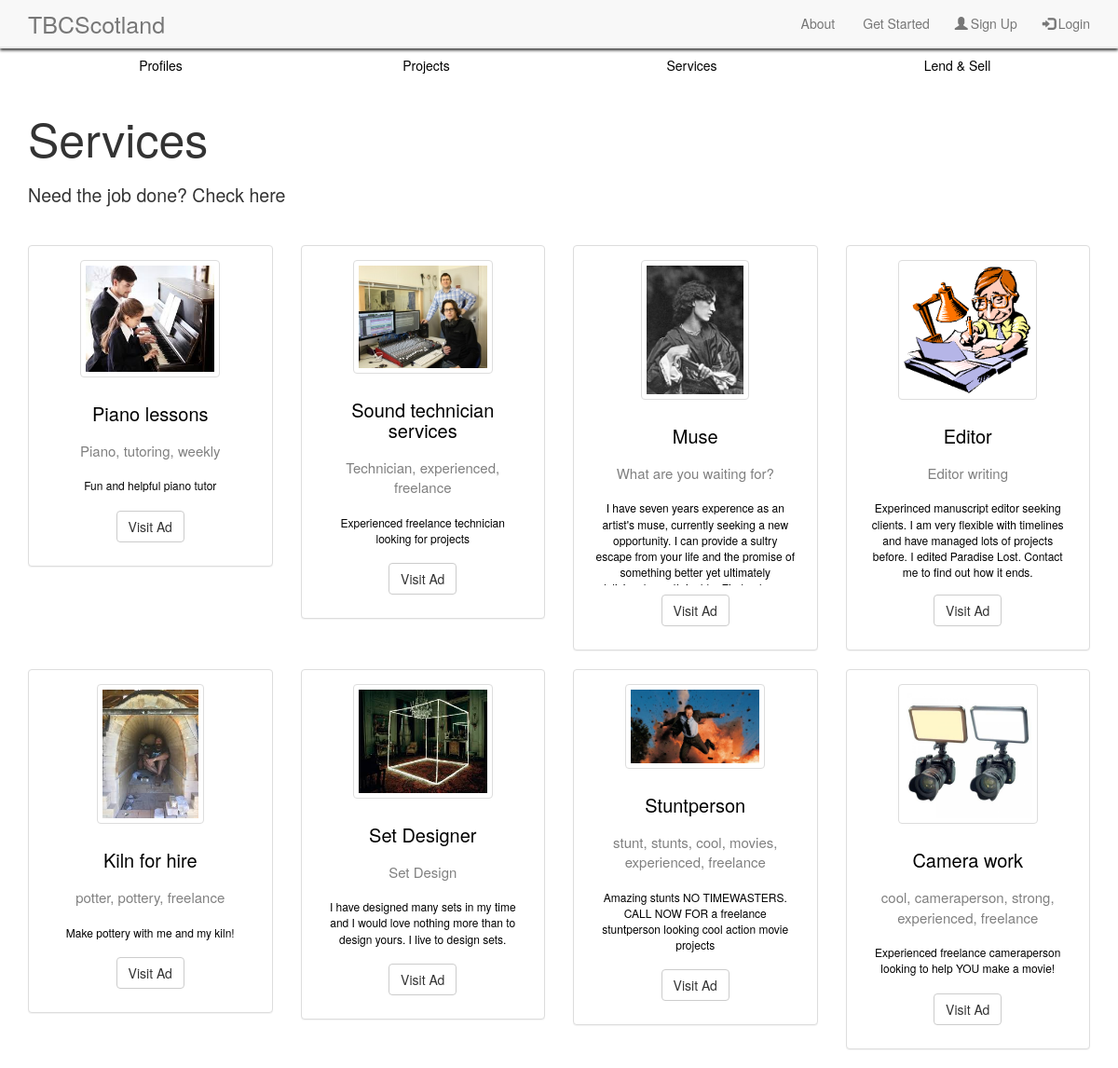
Screenshot of /tbc/services/ with the database file from the repository.
### tbc/models.py (models this page shows, shortened)
class Service(models.Model):
    profile = models.ForeignKey(Profile)
    title = models.CharField(max_length=128)
    description = models.TextField()
    views = models.IntegerField(default=0)
    slug = models.SlugField(unique=True)
    image = models.ImageField(upload_to='Service_images', default='default_profile.jpg')
    price = models.CharField(max_length=128)
    availability = models.CharField(max_length=128)
    keywords = models.TextField()
    location = models.CharField(max_length=128)

### tbc/views.py (the view)
# urls.py: url(r'^services/(?P<service_name_slug>[\w\-]+)/$', views.show_service, name='show_service'),
def services(request):
    service_list = Service.objects.all().order_by('views')
    paginator = Paginator(service_list, 8)
    page = request.GET.get('page', 1)
    service = paginator.page(page)
    context_dict ={'services': service}
    return render(request, 'tbc/services.html', context_dict)

### templates/tbc/services.html (shortened to what this page needs)
{% extends 'tbc/base.html' %} {% load staticfiles %} {% block body_block %}
<div class="container">
    <div class="row" style="height:20px;"></div>
    <header>
        <h1 style="font-size:50px">Services</h1>
    </header>
    <div class="row" style="height:10px;"></div>
    <div style="font-size:140%;">Need the job done? Check here</div>
    <div class="row" style="height:40px;"></div>
    <div class="row">
        {% for service in services %}
        <div class="col-lg-3">
            <div class="panel panel-default text-center">
                <div class="panel-body">
                    <img class="thumbnail_image" src="{{ service.image.url }}">
                    <h3 class="thumbnail_header">{{ service.title }}</h3>
                    <p class="keywords">{{ service.keywords }}</p>
                    <p class="textinthumbnail">{{ service.description }}</p>
                    <p><a href="{% url 'show_service' service.slug %}"><button type="button" class="btn btn-default">Visit Ad</button></a></p>
                </div>
            </div>
        </div>
        {% if forloop.counter|divisibleby:"4" and not forloop.last %}
        <div class="row"></div>
        {% endif %}
        {% endfor %}
    </div>
</div>
{% endblock %}

### static/css/cssmain.css (style rules this page uses)
body { background-color: white; }
.keywords { color: grey; font-size: 15px; text-align: center; }
.thumbnail_header { border: none; outline: 0; padding: 8px; color: black; text-align: center; width: 100%; font-size: 20px; }
.thumbnail_image { display: block; margin-left: auto; margin-right: auto; margin-bottom:10px; border: 1px solid #ddd; border-radius: 4px; padding: 5px; max-width: 150px; max-height: 150px; }
.textinthumbnail { border: none; outline: 0; padding: 8px; color: black; text-align: center; width: 100%; font-size: 12px; max-height: 100px; overflow: hidden; }

### rows the page displays
Service: image (picture), title "Piano lessons", keywords "Piano, tutoring, weekly", description "Fun and helpful piano tutor"
Service: image (picture), title "Sound technician services", keywords "Technician, experienced, freelance", description "Experienced freelance technician looking for projects"
Service: image (picture), title "Muse", keywords "What are you waiting for?", description "I have seven years experence as an artist's muse, currently seeking a new opportunity. I can provide a sultry escape from your life and the promise of something better yet ultimately…"
Service: image (picture), title "Editor", keywords "Editor writing", description "Experinced manuscript editor seeking clients. I am very flexible with timelines and have managed lots of projects before. I edited Paradise Lost. Contact me to find out how it ends."
Service: image (picture), title "Kiln for hire", keywords "potter, pottery, freelance", description "Make pottery with me and my kiln!"
Service: image (picture), title "Set Designer", keywords "Set Design", description "I have designed many sets in my time and I would love nothing more than to design yours. I live to design sets."
Service: image (picture), title "Stuntperson", keywords "stunt, stunts, cool, movies, experienced, freelance", description "Amazing stunts NO TIMEWASTERS. CALL NOW FOR a freelance stuntperson looking cool action movie projects"
Service: image (picture), title "Camera work", keywords "cool, cameraperson, strong, experienced, freelance", description "Experienced freelance cameraperson looking to help YOU make a movie!"
